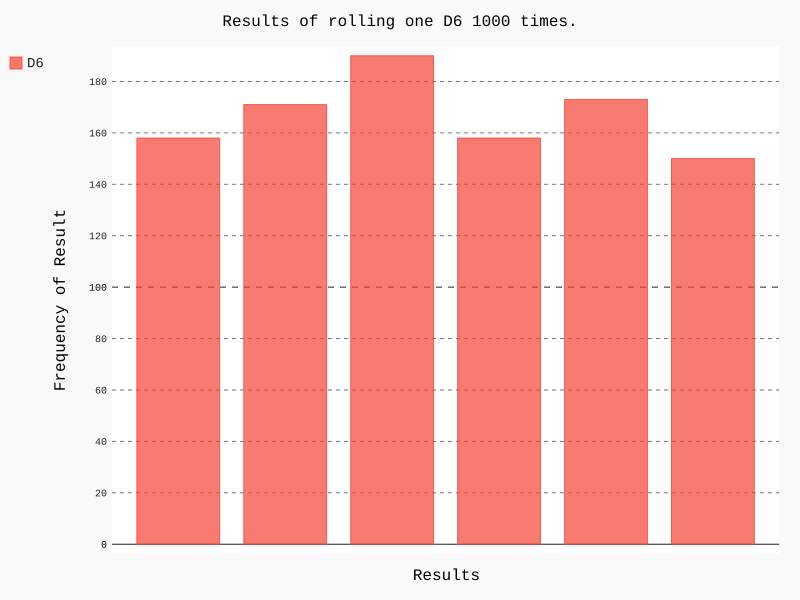

Recreate this plot in Python.
# import Die class from die.py as well as import pygal module
import pygal
from die import Die

# Create a D6
die = Die()

'''
Make some rolls, and store results in a empty list. Increased range to
1000 from printing to analyzing results.
'''

results = []
for roll_num in range(1000):
	result = die.roll()
	results.append(result)
	
'''
Analyze the results. Reminder the +1 is so the program includes
through all 6 sides of the die off by 1 when you use range.
'''

frequencies = []
for value in range (1, die.num_sides + 1):
	frequency = results.count(value)
	frequencies.append(frequency)
	

'''
Visulalize the results using pygal. Read documentation on pygal basic
bar hist.add; adds the results from the frequencies list randomly
created and render to stores it in the .svg file.
'''

hist = pygal.Bar()

hist.title = 'Results of rolling one D6 1000 times.'
hist.x_label = ['1', '2', '3', '4', '5', '6']
hist.x_title = 'Results'
hist.y_title = 'Frequency of Result'

hist.add('D6', frequencies)
hist.render_to_file('die_visual.svg')

	
print(frequencies)
